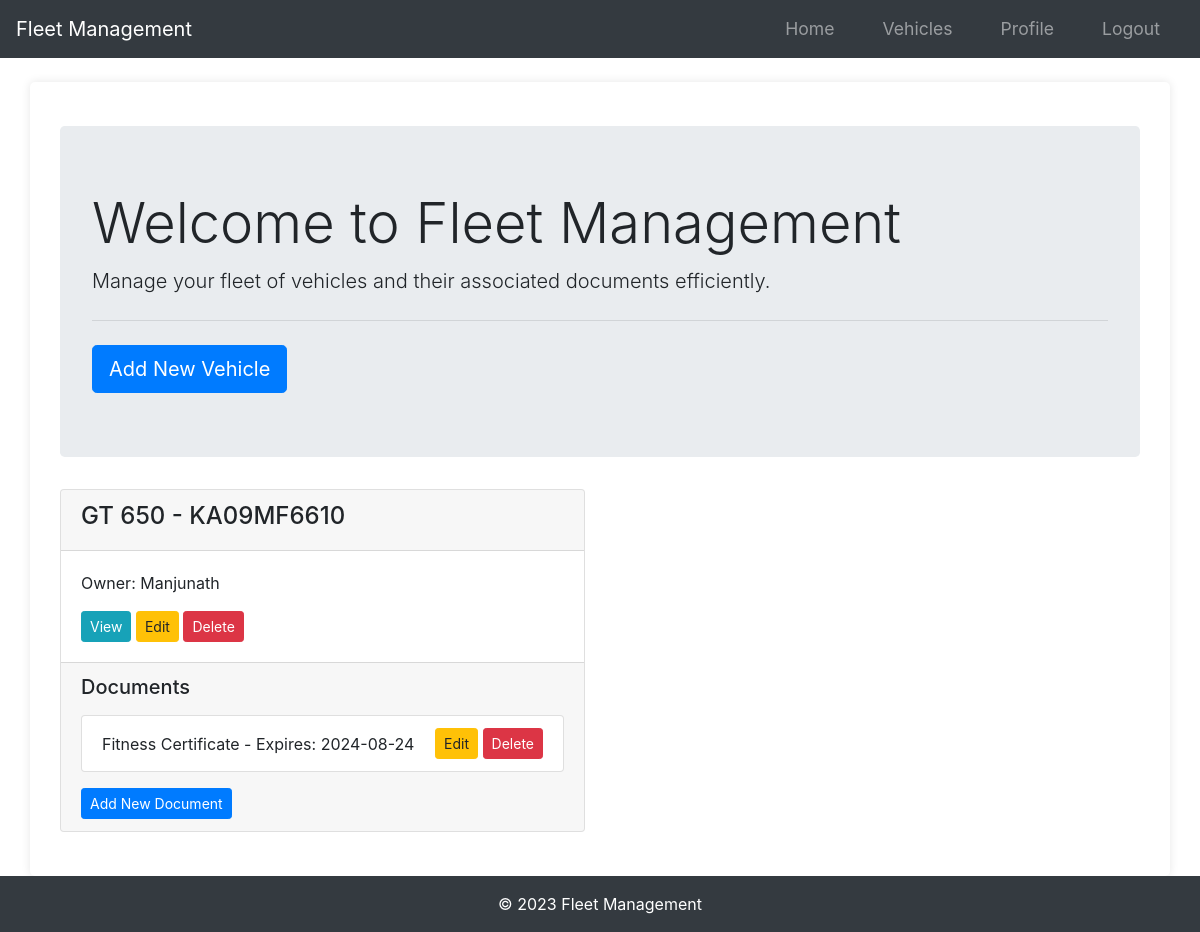
The page /home (signed in) on the database as committed earlier.
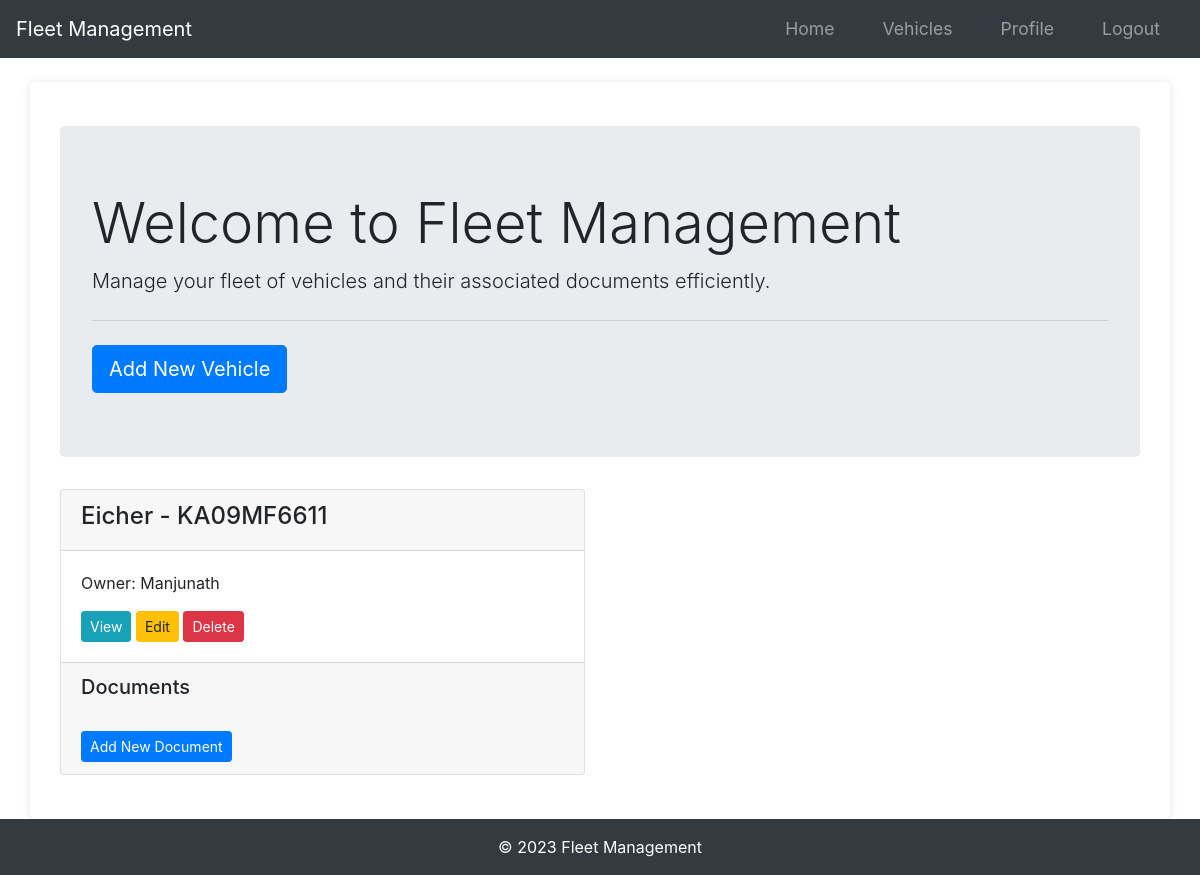
The same page on the database as committed later.
### app/models.py (models this page shows)
class Vehicle(db.Model):
    id = db.Column(db.Integer, primary_key=True)
    name = db.Column(db.String(100), nullable=False)
    vehicle_number = db.Column(db.String(100), unique=True, nullable=False)
    user_id = db.Column(db.Integer, db.ForeignKey("user.id"), nullable=False)
    documents = db.relationship(
        "Document", backref="vehicle", lazy=True, cascade="all, delete-orphan"
    )

class User(db.Model, UserMixin):
    id = db.Column(db.Integer, primary_key=True)
    username = db.Column(db.String(20), unique=True, nullable=False)
    email = db.Column(db.String(120), unique=True, nullable=False)
    phone = db.Column(db.String(20), nullable=True)  # Add phone field
    image_file = db.Column(db.String(20), nullable=False, default="default.jpg")
    password = db.Column(db.String(60), nullable=False)
    vehicles = db.relationship("Vehicle", backref="owner", lazy=True)

class Document(db.Model):
    id = db.Column(db.Integer, primary_key=True)
    document_type = db.Column(db.String(50), nullable=False)
    serial_number = db.Column(db.String(100), nullable=False)
    start_date = db.Column(db.DateTime, nullable=False)
    end_date = db.Column(db.DateTime, nullable=False)
    date_posted = db.Column(db.DateTime, nullable=False, default=datetime.utcnow)
    vehicle_id = db.Column(
        db.Integer,
        db.ForeignKey("vehicle.id", ondelete="CASCADE"),
        nullable=False,
        index=True,
    )
    additional_info = db.Column(db.Text, nullable=True)

### app/routes.py (the view)
@main.route("/home")
@login_required
def home():
    vehicles = Vehicle.query.filter_by(owner=current_user).all()
    return render_template("home.html", vehicles=vehicles)

### app/__init__.py (called while the page is built)
def create_app(config_class=Config):
    app = Flask(__name__)
    app.config.from_object(config_class)
    db.init_app(app)
    bcrypt.init_app(app)
    login_manager.init_app(app)
    mail.init_app(app)
    migrate.init_app(app, db)
    login_manager.login_view = "main.login"
    login_manager.login_message_category = "info"
    from app.models import User
    @login_manager.user_loader
    def load_user(user_id):
        return User.query.get(int(user_id))
    from app.routes import main as main_blueprint
    app.register_blueprint(main_blueprint)
    scheduler = BackgroundScheduler()
    scheduler.add_job(check_document_expirations, "interval", hours=24)
    scheduler.start()
    return app

### app/templates/home.html (shortened to what this page needs)
{% extends 'base.html' %}
{% block content %}
<div class="container">
    <div class="jumbotron mt-4">
        <h1 class="display-4">Welcome to Fleet Management</h1>
        <p class="lead">Manage your fleet of vehicles and their associated documents efficiently.</p>
        <hr class="my-4">
        <a class="btn btn-primary btn-lg" href="{{ url_for('main.new_vehicle') }}" role="button">Add New Vehicle</a>
    </div>
    <div class="row">
        {% for vehicle in vehicles %}
        <div class="col-lg-6 mb-4">
            <div class="card">
                <div class="card-header">
                    <h4>{{ vehicle.name }} - {{ vehicle.vehicle_number }}</h4>
                </div>
                <div class="card-body">
                    <p class="card-text">Owner: {{ vehicle.owner.username }}</p>
                    <a href="{{ url_for('main.view_vehicle', vehicle_id=vehicle.id) }}" class="btn btn-info btn-sm">View</a>
                    <a href="{{ url_for('main.edit_vehicle', vehicle_id=vehicle.id) }}" class="btn btn-warning btn-sm">Edit</a>
                    <form action="{{ url_for('main.delete_vehicle', vehicle_id=vehicle.id) }}" method="POST" class="d-inline">
                        <button type="submit" class="btn btn-danger btn-sm">Delete</button>
                    </form>
                </div>
                <div class="card-footer">
                    <h5 class="mb-3">Documents</h5>
                    <ul class="list-group">
                        {% for document in vehicle.documents %}
                        <li class="list-group-item d-flex justify-content-between align-items-center">
                            {{ document.document_type }} - Expires: {{ document.end_date.strftime('%Y-%m-%d') }}
                            <span>
                                <a href="{{ url_for('main.edit_document', vehicle_id=vehicle.id, document_id=document.id) }}" class="btn btn-warning btn-sm">Edit</a>
                                <form action="{{ url_for('main.delete_document', vehicle_id=vehicle.id, document_id=document.id) }}" method="POST" class="d-inline">
                                    <button type="submit" class="btn btn-danger btn-sm">Delete</button>
                                </form>
                            </span>
                        </li>
                        {% endfor %}
                    </ul>
                    <a href="{{ url_for('main.add_document', vehicle_id=vehicle.id) }}" class="btn btn-primary btn-sm mt-3">Add New Document</a>
                </div>
            </div>
        </div>
        {% endfor %}
    </div>
</div>
{% endblock %}

Rows that differ between the two databases and show on the page:
removed Document: document_type "Fitness Certificate", end_date "2024-08-24"
changed Vehicle "Manjunath": name "GT 650" → "Eicher"; vehicle_number "KA09MF6610" → "KA09MF6611"
